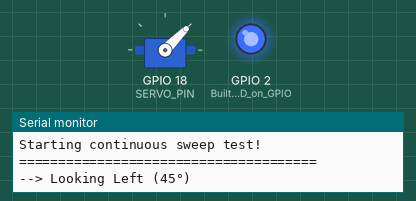
This sketch was run on a simulated ESP32. Parts: servo, output pins drawn as LEDs (lit = HIGH), the last lines printed to the serial monitor.

Above: at 2.55 s.
At 4.9 s:
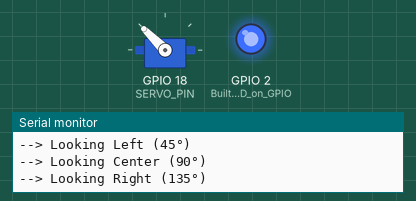
At 7.25 s:
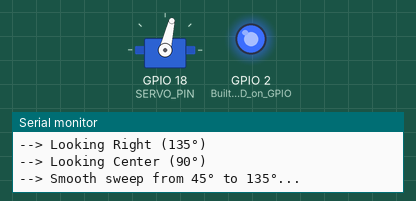
At 11.55 s:
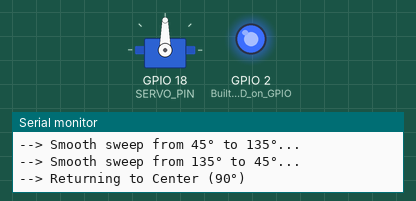
Timing chart, 0 to 14.3 s (numbered marks = the images above):
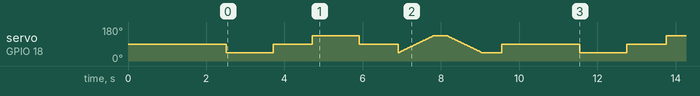

Measured:
- by itself, servo on GPIO 18 (SERVO_PIN): moves between 45° and 135°, repeating every 9.0 s

The sketch:

ServoTest.ino
```cpp
#include <Arduino.h>
#include <ESP32Servo.h>

// ==========================================
// SG90 Servo Simple Test
// ==========================================
// Wiring:
//   • Red Wire    --> ESP32 VIN (5V)
//   • Brown/Black --> ESP32 GND
//   • Orange      --> ESP32 GPIO 18
// ==========================================

const int SERVO_PIN = 18;
Servo myServo;

void setup() {
    Serial.begin(115200);
    delay(1000);

    Serial.println();
    Serial.println("======================================");
    Serial.println("     🤖 SG90 SERVO MOTION TEST        ");
    Serial.println("======================================");
    Serial.print("Attaching servo to GPIO ");
    Serial.println(SERVO_PIN);

    pinMode(2, OUTPUT); // Built-in Blue LED on GPIO 2
    digitalWrite(2, HIGH);

    // Standard 50Hz frequency and allocate all timers
    ESP32PWM::allocateTimer(0);
    ESP32PWM::allocateTimer(1);
    ESP32PWM::allocateTimer(2);
    ESP32PWM::allocateTimer(3);
    myServo.setPeriodHertz(50);
    myServo.attach(SERVO_PIN, 500, 2400);

    // Center position first
    Serial.println("Moving to Center (90°)...");
    myServo.write(90);
    delay(1500);

    Serial.println("Starting continuous sweep test!");
    Serial.println("======================================");
    Serial.flush();
}

void loop() {
    // 1. Move to 45 degrees (Looking Left)
    Serial.println("--> Looking Left (45°)");
    myServo.write(45);
    delay(1200);

    // 2. Move to 90 degrees (Looking Center)
    Serial.println("--> Looking Center (90°)");
    myServo.write(90);
    delay(1000);

    // 3. Move to 135 degrees (Looking Right)
    Serial.println("--> Looking Right (135°)");
    myServo.write(135);
    delay(1200);

    // 4. Return to Center
    Serial.println("--> Looking Center (90°)");
    myServo.write(90);
    delay(1000);

    // 5. Smooth sweep back and forth
    Serial.println("--> Smooth sweep from 45° to 135°...");
    for (int angle = 45; angle <= 135; angle += 2) {
        myServo.write(angle);
        delay(20);
    }
    delay(300);

    Serial.println("--> Smooth sweep from 135° to 45°...");
    for (int angle = 135; angle >= 45; angle -= 2) {
        myServo.write(angle);
        delay(20);
    }
    delay(500);

    Serial.println("--> Returning to Center (90°)");
    myServo.write(90);
    delay(2000);
}
```
